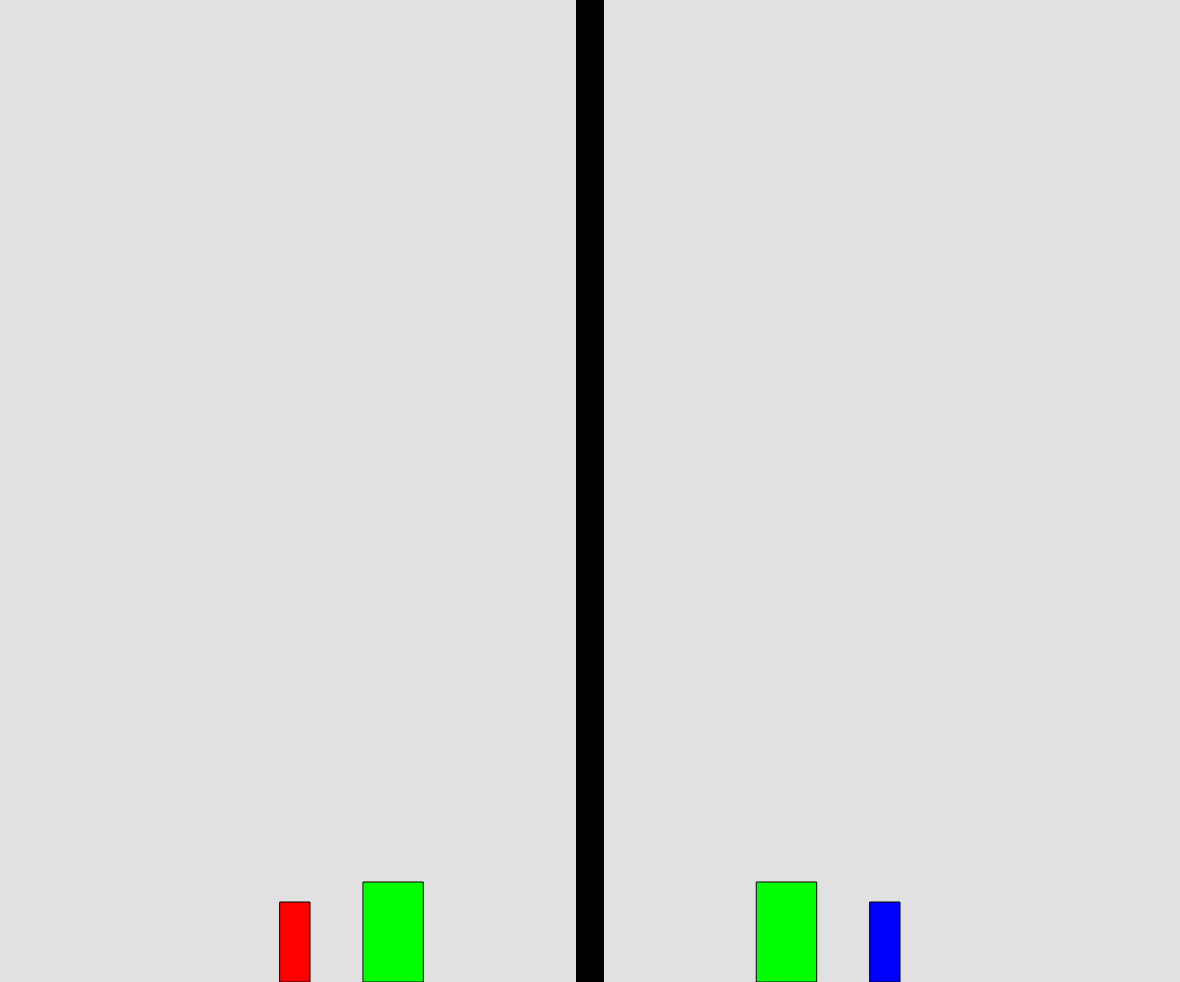
Frame 1 (no input)
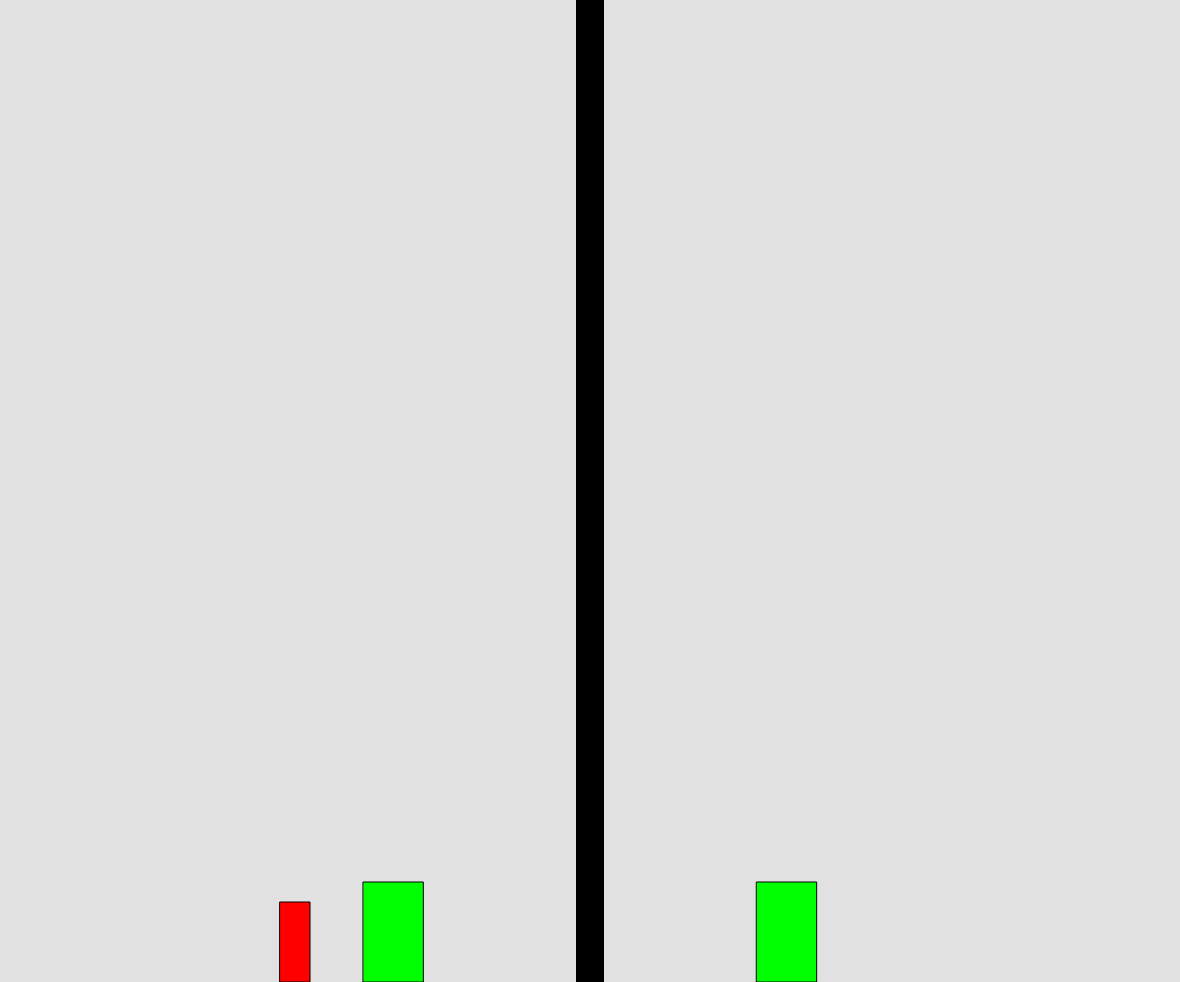
Frame 60 (no input)
Frame 120 (the mouse pressed at the canvas centre since frame 60): identical to frame 60, image omitted

The p5.js sketch that drew these frames (run headless with seeded random() and noise() and a simulated clock; from frame 60 on, the mouse is pressed at the canvas centre):

// p5.js sketch
// ── sketch.js
var img;
var x = 0;
var y = 50;
var switchem = false;
var last = 0;
var block;
var bobble;
var door;

function setup() {
  createCanvas(windowWidth - 20, windowHeight - 18);
  img = createImage(width, height);
  rectMode(CENTER);
  ellipseMode(CENTER);
  block = new Block();
  bobble = new Bobble();
  door = new Door();
}

function draw() {
  background(225);
  strokeWeight(1);
  door.display((width / 3), (height - 50));
  door.display((2 * (width / 3)), (height - 50));
  block.display();
  bobble.display();
  block.update();
  bobble.update();
  strokeWeight(28);
  line(width / 2, 0, width / 2, height);
  print(block.head.y);
}

function keyPressed() {
  if (keyCode === LEFT_ARROW) {
    block.Right();
    bobble.Left();
  }
  if (keyCode === RIGHT_ARROW) {
    block.Left();
    bobble.Right();
  }
  if (keyCode === UP_ARROW) {

    //if (block.head.x << ((width / 3) + 30) && block.head.x >> (2 * (width / 3)) - 30) {
    block.up();
    //}
  }
}

function Block() {
  this.head = createVector(3 * (width / 4), height - 40);
  this.movement = createVector(0, 0);
  this.jump = createVector(0, -15);
  this.grav = createVector(0, 0.6);
  this.multFact = createVector(1, 0.9);

  this.display = function() {
    if (this.head.x >= width) {
      this.head.x = 0;
    } else if (this.head.x <= 0) {
      this.head.x = width;
    }
    fill(0, 0, 255);
    rect(this.head.x, this.head.y, 30, 80);
  }
  this.up = function() {
    this.movement.y += this.jump.y;
  }
  this.Left = function() {
    this.movement.x -= 1;
  }
  this.Right = function() {
    this.movement.x += 1;
  }
  this.update = function() {
    this.movement.y += this.grav.y;
    this.movement.y *= 0.9;
    this.head.add(this.movement);
    //print(this.head);
    /*if (this.head.x >= (height - 40)) {
      this.head.y = height - 40;
      this.movement.y = 0;
    }*/
  }
}

function Bobble() {
  this.head = createVector(width / 4, height - 40);
  this.movement = createVector(0, 0);
  this.display = function() {
    if (this.head.x <= 0) {
      this.head.x = width;
    } else if (this.head.x >= width) {
      this.head.x = 0;
    }
    fill(255, 0, 0);
    rect(this.head.x, this.head.y, 30, 80);
  }
  this.jump = createVector(0, 0.6);
  this.up = function() {
    this.movement.add(this.jump);
  }
  this.Left = function() {
    this.movement.x -= 1;
  }
  this.Right = function() {
    this.movement.x += 1;
  }
  this.update = function() {
    this.head.add(this.movement);
  }
  this.switchem = function() {}

}

function Door() {
  this.display = function(x, y) {
    fill(0, 255, 0);
    rect(x, y, 60, 100);
  }
}

function Main() {
  fill(255);
  rect(0, 0, width, height);
}

function House() {
  fill(0);
  rect(0, 0, width, height);
}
